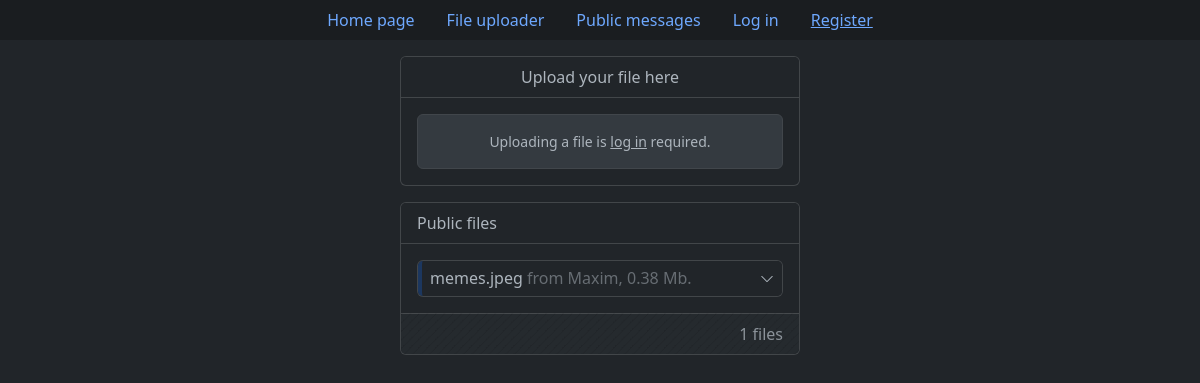
/upload_file, run on an earlier commit of the app's database.
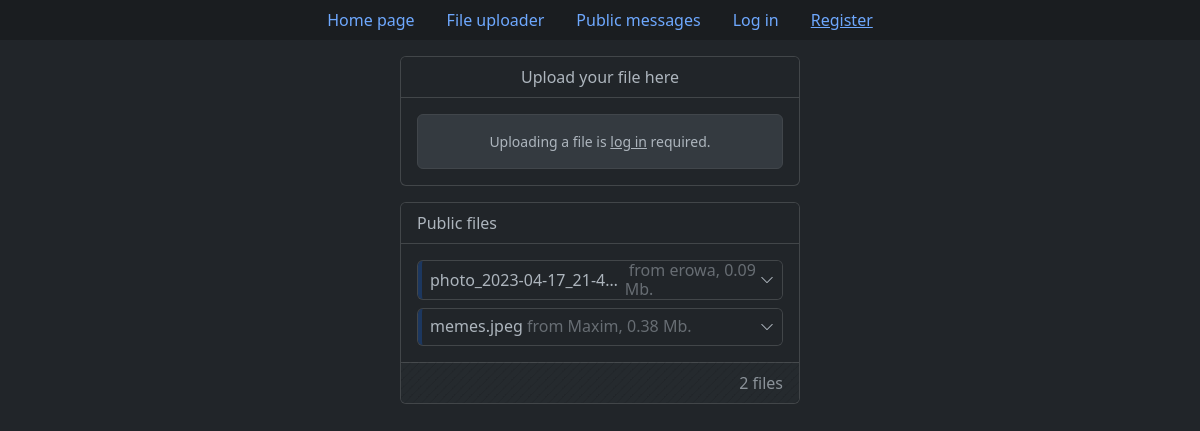
And on a later commit of the database.
### tables this page shows
CREATE TABLE "files" (
    "id" integer,
    "original_file_name" text NOT NULL,
    "unique_file_name" text NOT NULL,
    "size_in_bytes" integer NOT NULL,
    "owner_id" text NOT NULL,
    "privacy" text NOT NULL,
    "upload_date" text NOT NULL,
    "expires" text NOT NULL,
    "description" text,
    FOREIGN KEY("owner_id") REFERENCES "users"("id") ON DELETE CASCADE ON UPDATE CASCADE,
    PRIMARY KEY("ID" AUTOINCREMENT)
);

CREATE TABLE users (
    id integer primary key autoincrement,
    username text not null unique,
    password_hash blob not null
);

### app.py (the view, shortened to what this page needs)
@app.route("/upload_file", methods=["GET", "POST"])
def upload_file():
    if request.method == "GET":
        db = get_db()
        cur = db.cursor()
        if current_user.is_authenticated:
            user_files = cur.execute("""
                SELECT f.id, original_file_name, unique_file_name, size_in_bytes,
                   owner_id, privacy, strftime("%d.%m.%Y %H:%M", upload_date) upload_date,
                   strftime("%d.%m.%Y %H:%M", expires) expires, description, username
                FROM files f
                LEFT JOIN users u ON f.owner_id = u.id
                WHERE owner_id = ?
                ORDER BY datetime(upload_date) DESC
            """, [current_user.id]).fetchall()
            public_files = cur.execute("""
                SELECT f.id, original_file_name, unique_file_name, size_in_bytes,
                       owner_id, privacy, strftime("%d.%m.%Y %H:%M", upload_date) upload_date,
                       strftime("%d.%m.%Y %H:%M", expires) expires, description, username
                FROM files f
                LEFT JOIN users u ON f.owner_id = u.id
                WHERE privacy = 'Public' AND f.owner_id <> ?
                ORDER BY datetime(upload_date) DESC
            """, [current_user.id]).fetchall()
        else:
            user_files = None
            public_files = cur.execute("""
                SELECT f.id, original_file_name, unique_file_name, size_in_bytes,
                       owner_id, privacy, strftime("%d.%m.%Y %H:%M", upload_date) upload_date,
                       strftime("%d.%m.%Y %H:%M", expires) expires, description, username
                FROM files f
                LEFT JOIN users u ON f.owner_id = u.id
                WHERE privacy = 'Public'
                ORDER BY datetime(upload_date) DESC
            """).fetchall()
        return render_template("pages/upload_file.html", user_files=user_files, public_files=public_files)

### app.py (called while the page is built)
def connect_db():
    con = sqlite3.connect(app.config["DB_PATH"])
    con.row_factory = sqlite3.Row
    return con

def get_db():
    if not hasattr(g, "db"):
        g.db = connect_db()
    return g.db

@app.teardown_request
def teardown_db(error):
    if hasattr(g, "db"):
        g.db.close()

### templates/pages/upload_file.html (shortened to what this page needs)
{% extends 'base.html' %}
{% if not validations %}
    {% set file_validation = "" %}
    {% set accessibility_validation = "" %}
    {% set expiration_validation = "" %}
    {% set description_validation = "" %}
    {% set file_feedback = "" %}
    {% set accessibility_feedback = "" %}
    {% set expiration_feedback = "" %}
    {% set description_feedback = "" %}
{% else %}
    {% set file_validation = "is-invalid" if not validations["file"]["check"] else "" %}
    {% set accessibility_validation = "is-invalid" if not validations["accessibility"]["check"] else "" %}
    {% set expiration_validation = "is-invalid" if not validations["expiration"]["check"] else "" %}
    {% set description_validation = "is-invalid" if not validations["description"]["check"] else "" %}
    {% set file_feedback = validations["file"]["feedback"] %}
    {% set accessibility_feedback = validations["accessibility"]["feedback"] %}
    {% set expiration_feedback = validations["expiration"]["feedback"] %}
    {% set description_feedback = validations["description"]["feedback"] %}
{% endif %}
{% block content %}
	<div class="card col-md-4 offset-md-4 mb-3">
		<div class="card-header text-center bg-dark fs-6 mb-3">
			Upload your file here
		</div>
		{% if not current_user.is_authenticated %}
			<div class="card-body ps-3 pe-3 pt-0 pb-0">
				<div class="card card-body mb-3 bg-body-secondary border border-secondary-subtle text-center"
					 style="font-size: .875rem;">
					<p class="mb-0">
						Uploading a file is <a href="{{ url_for('log_in', next=url_for('upload_file')) }}"
												class="link-body"
												style="color: var(--bs-body-color);">log in</a> required.
					</p>
				</div>
			</div>
		{% endif %}
	</div>
	<div class="card col-md-4 offset-md-4 mb-3">
		<div class="card-header text-start bg-dark fs-6">
			Public files
		</div>
		<div id="public-files-container" class="card-body pb-0">
			{% if public_files %}
				{% for file in public_files %}
					{% set privacy_text_color = 'text-primary text-opacity-75' %}
					{% set privacy_border_color = 'border-primary' %}
					<div class="accordion accordion-dark-small">
						<div class="accordion-item mb-2">
							<h2 class="accordion-header">
								<button class="accordion-button collapsed shadow-none d-flex justify-content-between
										border-start border-4 {{ privacy_border_color }} border-opacity-25"
										type="button" data-bs-toggle="collapse"
										data-bs-target="#collapsePublicFile{{ file['id'] }}" aria-expanded="true"
										aria-controls="collapsePublicFile{{ file['id'] }}">
									<span class="d-inline-block text-truncate py-2">
										{{ file['original_file_name'] }}
									</span>
									<span class="text-body-tertiary">
										&nbsp;from {{ file['username'] }}, {{ (file['size_in_bytes'] / (1024 * 1024))|round(2) }} Mb.
									</span>
								</button>
							</h2>
														{% set file_link = url_for('download_file', unique_file_name=file['unique_file_name'], _external=True) %}
						</div>
					</div>
				{% endfor %}
			{% else %}
				<div>
					<div class="card card-body text-center py-1 mb-2" style="font-size: .875rem;">
						Nothing yet here.
					</div>
				</div>
			{% endif %}
		</div>
		<div class="card-footer bg-stripes-body mt-2">
			<div class="row g-0 align-items-center">
				<div class="col-md-12 text-end text-body-secondary">
					<span>
						<span id="public-files-total">{{ public_files|length }}</span> files
					</span>
				</div>
			</div>
		</div>
	</div>
{% endblock %}

### templates/base.html (shortened to what this page needs)
<!DOCTYPE html>
<html lang="en" data-bs-theme="dark">
<head>
    <link href="https://cdn.jsdelivr.net/npm/bootstrap@5.3.0-alpha1/dist/css/bootstrap.min.css" rel="stylesheet">
    <link href="https://getbootstrap.com/docs/5.3/assets/css/docs.css" rel="stylesheet">
    <link rel="stylesheet" href="https://cdn.jsdelivr.net/npm/bootstrap-icons@1.10.3/font/bootstrap-icons.css">
    <link rel=stylesheet type=text/css href="{{ url_for('static', filename='css/style.css') }}">
</head>
<body>
    <ul class="nav nav-pills bg-dark-subtle justify-content-center mb-3">
        <li class="nav-item">
            <a class="nav-link" aria-current="page" href="{{ url_for('index') }}">Home page</a>
        </li>
        <li class="nav-item">
            <a class="nav-link" href="{{ url_for('upload_file') }}">File uploader</a>
        </li>
        <li class="nav-item">
            <a class="nav-link" href="{{ url_for('leave_message') }}">Public messages</a>
        </li>
        {% if current_user.is_authenticated %}
            <li class="nav-item">
                <a class="nav-link" style="--bs-nav-link-hover-color: var(--bs-danger-text); --bs-nav-link-color: rgba(var(--bs-danger-rgb));"  href="{{ url_for('log_out') }}">Log out</a>
            </li>
        {% else %}
            <li class="nav-item">
                <a class="nav-link" href="{{ url_for('log_in') }}">Log in</a>
            </li>
            <li class="nav-item">
                <a class="nav-link" style="text-decoration: underline;" href="{{ url_for('register') }}">Register</a>
            </li>
        {% endif %}
    </ul>
    {% block content %} {% endblock %}
</body>
</html>

### static/css/style.css (style rules this page uses)
.link-body { color: #adb5bd!important; }
.bg-stripes-body { background-image: linear-gradient(135deg, #212529 8.33%, #252a2e 8.33%, #252a2e 50%, #212529 50%, #212529 58.33%, #252a2e 58.33%, #252a2e 100%); background-size: 8.49px 8.49px; }
.accordion-dark-small { --bs-accordion-bg: var(--bs-body-bg); --bs-accordion-border-color: var(--bs-border-color-translucent); --bs-accordion-active-bg: var(--bs-tertiary-bg); --bs-accordion-active-color: var(--bs-body-color); --bs-accordion-btn-bg: var(--bs-body-bg); --bs-accordion-btn-icon-width: 0.875rem; --bs-accordion-btn-padding-x: 0.5rem; --bs-accordion-btn-padding-y: 0rem; }

What changed in the data, as far as the page shows it:
added files: original_file_name "photo_2023-04-17_21-4…", username "erowa", (file['size_in_bytes']/(1024*1024))|round(2) "0.09"
Also different on the page:
{{ public_files|length }}: "1" → "2"
